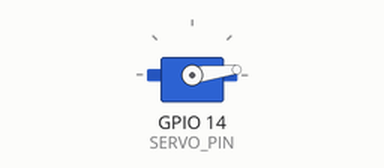
A sketch run on a simulated ESP32. On the bench: servo.

Above: at 0.05 s.
At 0.85 s:
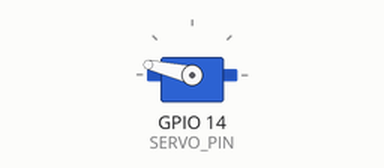
At 1.15 s:
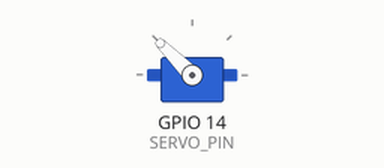
At 1.7 s:
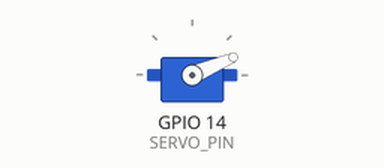
Timing chart, 0 to 4.2 s (numbered marks = the images above):
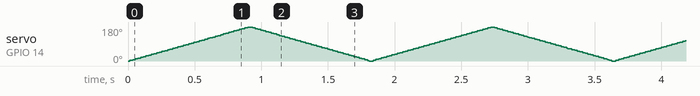

The sketch:

exersice_servo_swip_code.ino.ino
```cpp
#include <ESP32Servo.h>

#define SERVO_PIN 14

Servo myServo;

int degree = 0;
int weight = 1;

void setup() {
    myServo.attach(SERVO_PIN);
    myServo.write(degree);
}

void loop() {
  for(degree; degree<=180; degree+=weight){
    myServo.write(degree);
    delay(5);
  }
  for(degree; degree>=0; degree-=weight){
    myServo.write(degree);
    delay(5);
  }
}
```
